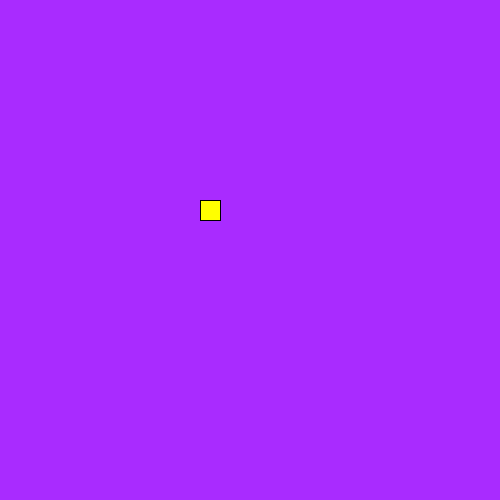
Frame 1 (no input)
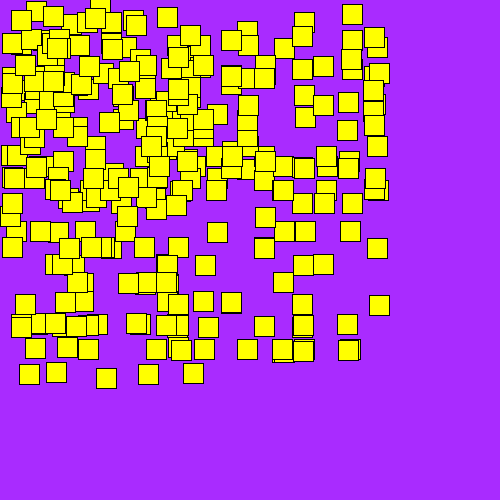
Frame 60 (the mouse pressed at the canvas centre just before this capture)
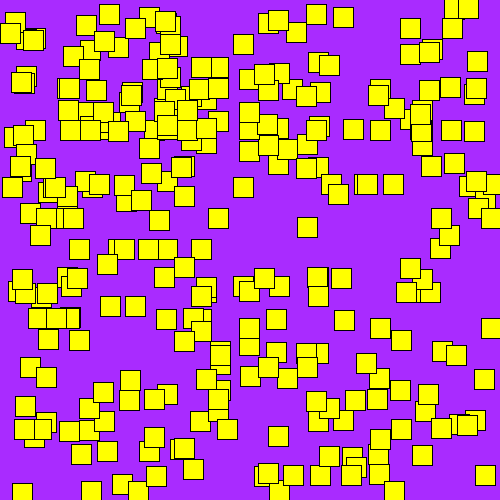
Frame 120 (the mouse held since frame 60 and released just before this capture)

The Processing sketch that drew these frames (run headless with seeded random() and noise(); from frame 60 on, the mouse is pressed at the canvas centre):

// Processing sketch: processing_49183
// ── processing_49183.pde

// My moving Squares
 
 
SquaresArray [] button = new SquaresArray [300];
  
  void setup () {
     size (500,500);
    smooth ();
 
     
    //Array of Squares
      
    for (int i=0; i<button.length; i++) {
       
      button[i] = new SquaresArray (200,200,20);
    }
      
  
}
  
  
void draw () {
    
  background (169, 43, 288);  // Purple color
    
 for (int i=0; i<button.length; i++) {
     
    
   button[i].checkCollisions ();
   button[i].drawSquaresArray ();
   button[i].update ();
     
 }
    
}
  
void mousePressed () {
    
  for (int i=0; i<button.length; i++) {
     
    button[i].checkMousePress ();
      
  }
}
  
  
class SquaresArray {
    
  float x;
  float y;
  float xspeed;
  float yspeed;
  float squareSize;
  boolean clicked;
    
    
  SquaresArray (float xpos, float ypos, float sSize) {
      
    x = xpos;
    y = ypos;
    squareSize = sSize;
      
    xspeed = random (-10);
    yspeed = random (-10);
      
    clicked = false;
      
  }
    
  void update () {
      
    x += xspeed;
    y += yspeed;
      
  }
    
  void checkCollisions () {
      
    if ( (x<0) || (x>width-squareSize)) {
       xspeed = -xspeed;
    }
      
     if ( (y<0)  || (y>height-squareSize)) {
       yspeed = -yspeed;
    }
   }
     
   void drawSquaresArray () {
       
     if (clicked) {
         
       fill (133, 133, 221); //Fill square yellow
     }
       
     else {
       
     fill (255, 255, 0); // Fill square light blu
       
     }
       
     rect (x,y,squareSize,squareSize);
   }
     
   void checkMousePress () {
       
     if ((mouseX > x) && (mouseX< x + squareSize) && (mouseY > y) && (mouseY< y + squareSize)) {
         
       clicked = !clicked;
     
     }
   }
}
 
 


                
                                
